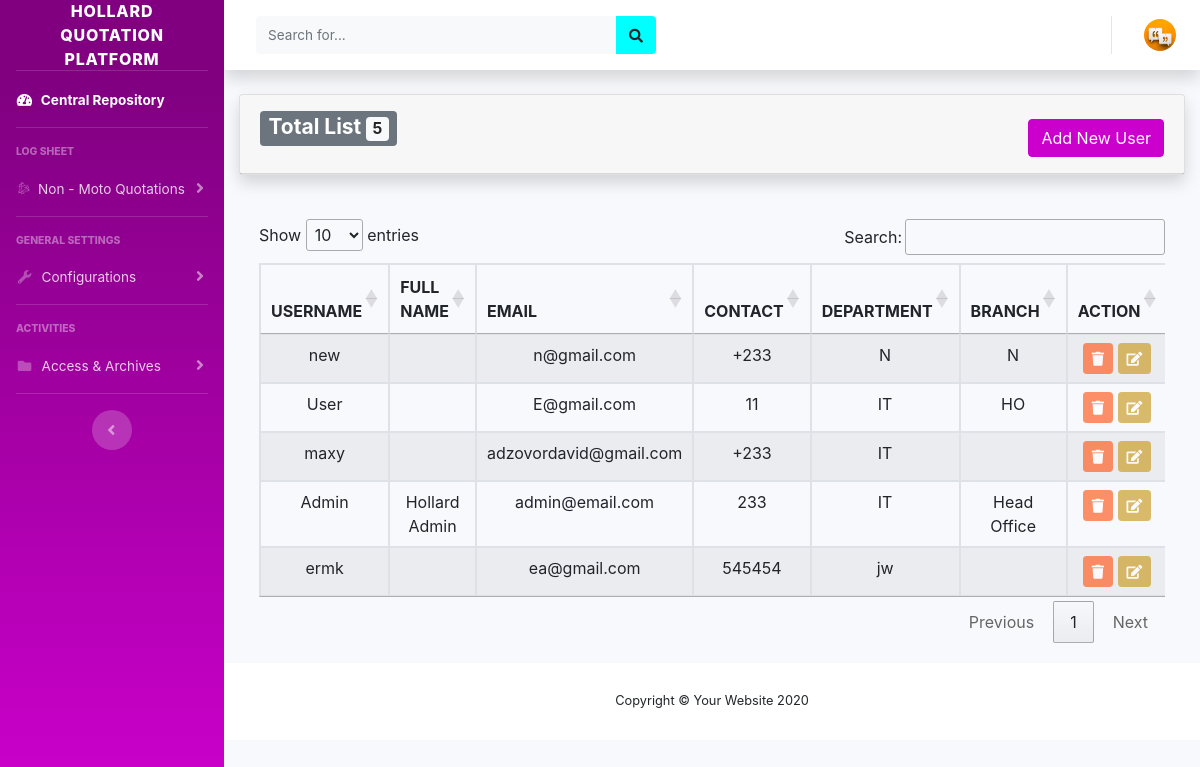
Page /admin/register.php (signed in) on the committed database.
### tables this page shows
CREATE TABLE `register` (
  `id` int(11) NOT NULL,
  `username` varchar(256) NOT NULL,
  `fullname` varchar(254) NOT NULL,
  `email` varchar(255) NOT NULL,
  `contact` varchar(256) NOT NULL,
  `password` varchar(255) NOT NULL,
  `department` varchar(256) NOT NULL,
  `branch` varchar(256) NOT NULL
);

### admin/register.php (the view, shortened to what this page needs)
<?php
    include('includes/header.php');
    include('includes/menubar.php');
	$sql = "SELECT * FROM `register`";
	$user_list = mysqli_query($conn,$sql);
	$rowcount=mysqli_num_rows($user_list);
?>
<div class="container-fluid">
    <div class="card shadow mb-4">
        <div class="card-header py-3">
            <h3><span class="badge badge-secondary float-left">Total List <span class="badge badge-light"><?php echo $rowcount;?></span></span></h3>
            <span class="float-right">
                <h6 class="m-0 font-weight-bold text-primary">
                    <button type="button" class="btn btn-purple" data-toggle="modal" data-target="#adduser">
                        Add New User
                    </button>
                </h6>
            </span>
        </div>
    </div>
    <div class="card-body">
        <div class="table-responsive" style="text-align: center;">
            <table id="userTb" class="table table-striped table-bordered" width="100%" cellspacing="0" style="text-align: center;">
                <thead>
                    <tr>
                        <th>USERNAME</th>
                        <th>FULL NAME</th>
                        <th>EMAIL</th>
                        <th>CONTACT</th>
                        <th>DEPARTMENT</th>
                        <th>BRANCH</th>
                        <th>ACTION</th>
                    </tr>
                </thead>
                <tbody>
                    <?php
                    while($row = mysqli_fetch_array($user_list)){
                    $u_id = $row['id'];
                    $username = $row['username'];
                    $fullname = $row['fullname'];
                    $email = $row['email'];
                    $contact = $row['contact'];
                    $password = $row['password'];
                    $department = $row['department'];
                    $branch = $row['branch'];
                if (isset($_SESSION['username'])) {
                            if ($_SESSION['username'] == "Admin") {
                        echo "<tr>
                            <td>".$u_id."</td>
                            <td>".$username."</td>
                            <td>".$fullname."</td>
                            <td>".$email."</td>
                            <td>".$contact."</td>
                            <td>".$password."</td>
                            <td>".$department."</td>
                            <td>".$branch."</td>
                            <td><button type='button' class='btn btn-Ored delBtn_user btn-sm' data-placement='top' title='Delete User' id='$u_id' Tooltip on top><i class='fa fa-trash'></i></button>
                                        <button type='button' class='btn btn-gold btn-sm editUser' data-placement='top' title='Edit' data-toggle='modal' data-target='#editModal'><i class='fa fa-edit'></i></button></td>
                            </tr>" ;
                    }
                        else
                        {
                                echo "<tr>
                                    <td>".$u_id."</td>
                                    <td>".$username."</td>
                                    <td>".$fullname."</td>
                                    <td>".$email."</td>
                                    <td>".$contact."</td>
                                    <td>".$password."</td>
                                    <td>".$department."</td>
                                    <td>".$branch."</td>
                                    <td><button type='button' disabled class='btn btn-Ored delBtn_user btn-sm' data-placement='top' title='Delete User' id='$u_id' Tooltip on top><i class='fa fa-trash'></i></button>
                                                <button type='button' disabled class='btn btn-gold btn-sm editUser' data-placement='top' title='Edit' data-toggle='modal' data-target='#editModal'><i class='fa fa-edit'></i></button></td>
                                    </tr>" ;
                        }
                            }
                    }
                    ?>
                </tbody>
            </table>
        </div>
    </div>
</div>
<?php
include('includes/footer.php');
?>

### admin/includes/header.php (shortened to what this page needs)
<!DOCTYPE html>
<html lang="en">
    <head>
        <link href="/table/admin/vendor/fontawesome-free/css/all.min.css" rel="stylesheet" type="text/css">
        <link href="/table/admin/css/sb-admin-2.min.css" rel="stylesheet">
        <link href="/table/admin/vendor/bootstrap/css/bootstrap.min.css" rel="stylesheet">
        <link href="/table/admin/vendor/datatables/jquery.dataTables.min.css" rel="stylesheet">
        <link rel="stylesheet" type="text/css" href="/table/admin/style.css">
        <link rel="stylesheet" href="https://cdn.datatables.net/1.10.20/css/jquery.dataTables.min.css">
    </head>
    <body id="page-top">
        <div id="wrapper">

### admin/includes/menubar.php (shortened to what this page needs)
<ul class="navbar-nav bg-gradient-purple sidebar sidebar-dark accordion" id="accordionSidebar">
    <a class="sidebar-brand d-flex align-items-center justify-content-center" href="index.php">
        <div class="sidebar-brand-text mx-3"> HOLLARD <br>Quotation Platform</div>
    </a>
    <hr class="sidebar-divider my-0">
    <li class="nav-item active">
        <a class="nav-link" href="non.moto.php">
            <i class="fas fa-fw fa-tachometer-alt"></i>
            <span>Central Repository</span></a>
    </li>
    <hr class="sidebar-divider">
    <div class="sidebar-heading">
        LOG SHEET
    </div>
    <li class="nav-item">
        <a class="nav-link collapsed" href="#" data-toggle="collapse" data-target="#collapseNonMoto" aria-expanded="true" aria-controls="collapseTwo">
            <i class="fab fa-battle-net"></i>
            <span>Non - Moto Quotations</span>
        </a>
    </li>
    <hr class="sidebar-divider">
    <div class="sidebar-heading">
        General Settings
    </div>
    <li class="nav-item">
        <a class="nav-link collapsed" href="#" data-toggle="collapse" data-target="#collapseUtilities" aria-expanded="true" aria-controls="collapseUtilities">
            <i class="fas fa-fw fa-wrench"></i>
            <span>Configurations</span>
        </a>
    </li>
    <hr class="sidebar-divider">
    <div class="sidebar-heading">
        Activities
    </div>
    <li class="nav-item">
        <a class="nav-link collapsed" href="#" data-toggle="collapse" data-target="#collapsePages" aria-expanded="true" aria-controls="collapsePages">
            <i class="fas fa-fw fa-folder"></i>
            <span>Access &amp; Archives</span>
        </a>
    </li>
    <hr class="sidebar-divider d-none d-md-block">
    <div class="text-center d-none d-md-inline">
        <button class="rounded-circle border-0" id="sidebarToggle"></button>
    </div>
</ul>
<div id="content-wrapper" class="d-flex flex-column">
    <div id="content">
        <nav class="navbar navbar-expand navbar-light bg-white topbar mb-4 static-top shadow">
            <form class="d-none d-sm-inline-block form-inline mr-auto ml-md-3 my-2 my-md-0 mw-100 navbar-search">
                <div class="input-group">
                    <input type="text" class="form-control bg-light border-0 small" placeholder="Search for..." aria-label="Search" aria-describedby="basic-addon2">
                    <div class="input-group-append">
                        <button class="btn btn" style="background-color:#00FFFF" type="button">
                            <i class="fas fa-search fa-sm"></i>
                        </button>
                    </div>
                </div>
            </form>
            <ul class="navbar-nav ml-auto">
                <li class="nav-item dropdown no-arrow">
                    <a class="nav-link dropdown-toggle" href="#" id="userDropdown" role="button" data-toggle="dropdown" aria-haspopup="true" aria-expanded="false">
                        <img class="img-profile rounded-circle" src="/table/admin/img/hollard.jpg" alt="Hollard">
                    </a>
                </li>
            </ul>
        </nav>

### admin/includes/footer.php
      <footer class="sticky-footer bg-white">
        <div class="container my-auto">
          <div class="copyright text-center my-auto">
            <span>Copyright &copy; Your Website 2020</span>
          </div>
        </div>
      </footer>
    </div>
</div>
</body>
</html>

### rows in the picture
register: username "ermk", email "ea@gmail.com", contact "545454", department "jw"
register: username "Admin", fullname "Hollard Admin", email "admin@email.com", contact "233", department "IT", branch "Head Office"
register: username "maxy", email "adzovordavid@gmail.com", contact "+233", department "IT"
register: username "User", email "E@gmail.com", contact "11", department "IT", branch "HO"
register: username "new", email "n@gmail.com", contact "+233", department "N", branch "N"

### other values in the picture
$rowcount "5"
